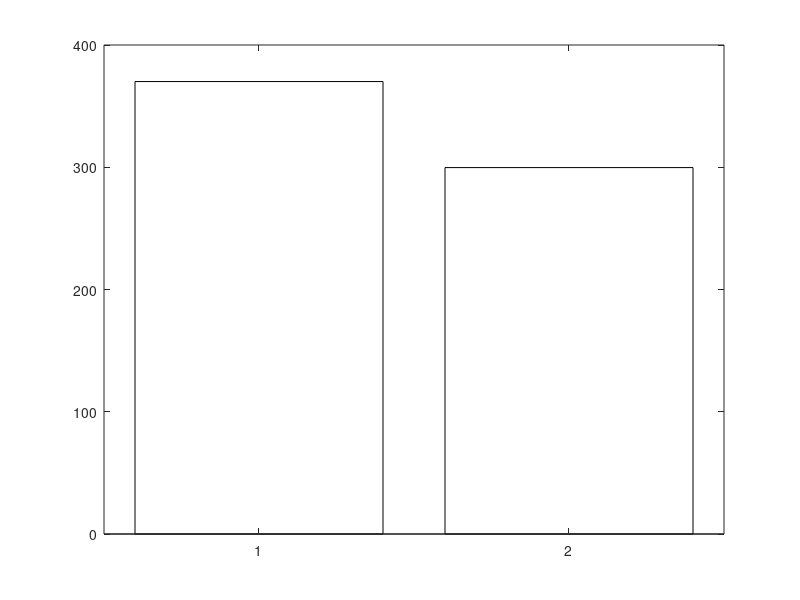

Here is the MATLAB script that generated this plot: (Note: this script raises an error after producing the figure.)
% Clear previous data and close all figures
clear;
close all;
clc;

% Données initiales pour la simulation sans régulation
U_murs1_sans_reg = 0.38; % Coefficient de transmission thermique (W/m².K)
U_murs2_sans_reg = 0.38;
U_vitres_sans_reg = 2.70;

A_fenetres = 137.72; % Surface des fenêtres (m²)
A_mur1 = 217.73;
A_mur2 = A_mur1;

U_tt = 0.79; % Ponts thermiques toiture terrases
U_pii = 0.99; % Ponts thermiques planchers intermédiaires intérieurs
U_pie = 0.07; % Ponts thermiques planchers intermédiaires extérieurs
U_amei = 0.03; % Ponts thermiques angles murs extérieurs intérieurs
U_amee = 0.015; % Ponts thermiques angles murs extérieurs extérieurs

V = 4.31; % débit d'air de la CTA (m^3/s)
rau = 1.2; % kg/m^3
cp = 1005; % J/(kg.dT)

T_reelle = [5.6, 8.4, 10.7, 12.3, 17.8, 20.5, 23, 23.3, 17.5, 16.3, 10.2, 5.7]; % Température moyenne mensuelle

% Simulation sans régulation
T_ref = 20;

Q_murs1_sans_reg = U_murs1_sans_reg * A_mur1 * max(0, (T_ref - T_reelle));
Q_murs2_sans_reg = U_murs2_sans_reg * A_mur2 * max(0, (T_ref - T_reelle));
Q_fenetres_sans_reg = U_vitres_sans_reg * A_fenetres * max(0, (T_ref - T_reelle));

Q_ponts = 2 * (48.06 + 23.03) * (U_tt + U_pii + U_pie + U_amei + U_amee) * max(0, (T_ref - T_reelle));

Q_CTA = V * rau * cp * max(0, (T_ref - T_reelle));

Q_total_sans_reg = Q_murs1_sans_reg + Q_murs2_sans_reg + Q_fenetres_sans_reg + Q_ponts + Q_CTA; % Puissance (W)

Q_sans_reg = Q_total_sans_reg / 1000; % Puissance (kW)

heures = 24;
mois = [31, 28, 31, 30, 31, 30, 31, 31, 30, 31, 30, 31]; % Nombre de jours par mois
efficacite = 0.89; % Efficacité du système de chauffage

E_quotidienne_sans_reg = Q_sans_reg * heures;

E_mensuelle_sans_reg = E_quotidienne_sans_reg .* mois; % Energie (kWh)

E_mensuelle_sans_reg = E_mensuelle_sans_reg / efficacite;

E_mensuelle_sans_reg = E_mensuelle_sans_reg / 1000; % Energie (MWh)

E_annuelle_sans_regulation = sum(E_mensuelle_sans_reg);

% Simulation avec régulation (en gardant les valeurs de la régulation)
U_murs1_avec_reg = 0.28; % Coefficient de transmission thermique (W/m².K)
U_murs2_avec_reg = 0.28;
U_vitres_avec_reg = 1.00;

T_conf = 19;

Q_murs1_avec_reg = U_murs1_avec_reg * A_mur1 * max(0, (T_conf - T_reelle));
Q_murs2_avec_reg = U_murs2_avec_reg * A_mur2 * max(0, (T_conf - T_reelle));
Q_fenetres_avec_reg = U_vitres_avec_reg * A_fenetres * max(0, (T_conf - T_reelle));

Q_ponts_avec_reg = 2 * (48.06 + 23.03) * (U_tt + U_pii + U_pie + U_amei + U_amee) * max(0, (T_conf - T_reelle));

Q_CTA_avec_reg = V * rau * cp * max(0, (T_conf - T_reelle));

Q_total_avec_reg = Q_murs1_avec_reg + Q_murs2_avec_reg + Q_fenetres_avec_reg + Q_ponts_avec_reg + Q_CTA_avec_reg; % Puissance (W)

Q_conf = Q_total_avec_reg / 1000; % Puissance (kW)

h_conf = 13;

T_eco = 10;

Q_murs1_eco = U_murs1_avec_reg * A_mur1 * max(0, (T_eco - T_reelle));
Q_murs2_eco = U_murs2_avec_reg * A_mur2 * max(0, (T_eco - T_reelle));
Q_fenetres_eco = U_vitres_avec_reg * A_fenetres * max(0, (T_eco - T_reelle));

Q_ponts_eco = 2 * (48.06 + 23.03) * (U_tt + U_pii + U_pie + U_amei + U_amee) * max(0, (T_eco - T_reelle));

Q_CTA_eco = V * rau * cp * max(0, (T_conf - T_reelle));

Q_total_eco = Q_murs1_eco + Q_murs2_eco + Q_fenetres_eco + Q_ponts_eco + Q_CTA_eco; % Puissance (W)

Q_eco = Q_total_eco / 1000; % Puissance (kW)

h_eco = 11;

E_conf = Q_conf * h_conf;
E_eco = Q_eco * h_eco;

E_quotidienne_reg = E_conf + E_eco;

E_mensuelle_reg = E_quotidienne_reg .* mois; % Energie (kWh)

E_mensuelle_reg = E_mensuelle_reg / efficacite;

E_mensuelle_reg = E_mensuelle_reg / 1000; % Energie (MWh)

E_annuelle_reg = sum(E_mensuelle_reg);

chauffage_reel_2022 = 14.89 / 100 * [455000, 378000, 331000, 229000, 8000, 0, 0, 0, 0, 0, 477000, 300000]; % kWh

E_reelle = chauffage_reel_2022 / 1000;

% Création de l'histogramme pour la consommation annuelle
figure;
b = bar([1 2], [E_annuelle_sans_regulation, E_annuelle_reg], 'FaceColor', 'flat');
b.CData(1, :) = [0 0.4470 0.7410]; % Bleu pour la consommation sans régulation
b.CData(2, :) = [0.8500 0.3250 0.0980]; % Orange pour la consommation avec régulation
set(gca, 'XTickLabel', {'Sans régulation', 'Avec régulation'});
ylabel('Consommation annuelle (MWh)');
title('Consommation énergétique annuelle en 2022');

% Ajouter les valeurs au-dessus des barres
xtips1 = b(1).XEndPoints;
ytips1 = b(1).YEndPoints;
labels1 = string(b(1).YData);
text(xtips1, ytips1, labels1, 'VerticalAlignment', 'bottom', 'HorizontalAlignment', 'center');
